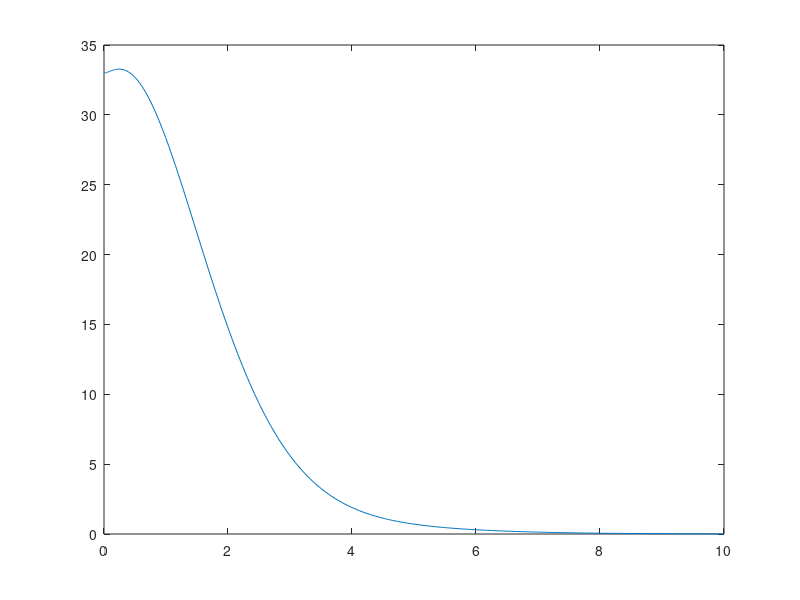

Source code (MATLAB):
%inverted pendulum simulation
%hw5 problem6

clear;
clc;

%parameters
perturbation = 1;

m1 = 0.25*perturbation;
m2 = 1.0*perturbation;
l = 0.5;
b = 0.05;
g = 9.8;

%equations of motion
C = [1 0 0 0; 0 1 0 0];
K = [-1.7363 -38.2181 -3.6581 -9.4954]; %from problem 6
nu = 0;
%x = transpose([z, theta, zdot, thdot])
den = 1/4*m1+m2;
c1 = -3/4*m1*g/den;
c2 = -b/den;
c3 = 1/den;
c4 = 3*(m1+m2)*g/(2*den*l);
c5 = 3*b/(2*den*l);
c6 = -3/(2*den*l);
%u = -K*x+nu
func = @(t,x)[x(3); x(4); c1*x(2) + c2*x(3) + c3*(-K*x+nu); c4*x(2) + c5*x(3) + c6*(-K*x+nu)];

%numerical solutions
tspan = [0, 10];
x0 = [33; 0; 0; 0];
[t,x] = ode45(func, tspan, x0);

%plot
plot(t,x(:,1))
hold on
% plot(t,x(:,2))
% plot(t,x(:,3))
% plot(t,x(:,4))
% legend('z (m)', 'theta (rad)', 'z dot (m/s)', 'theta dot (rad/s)')
% xlabel('Time (sec.)')

